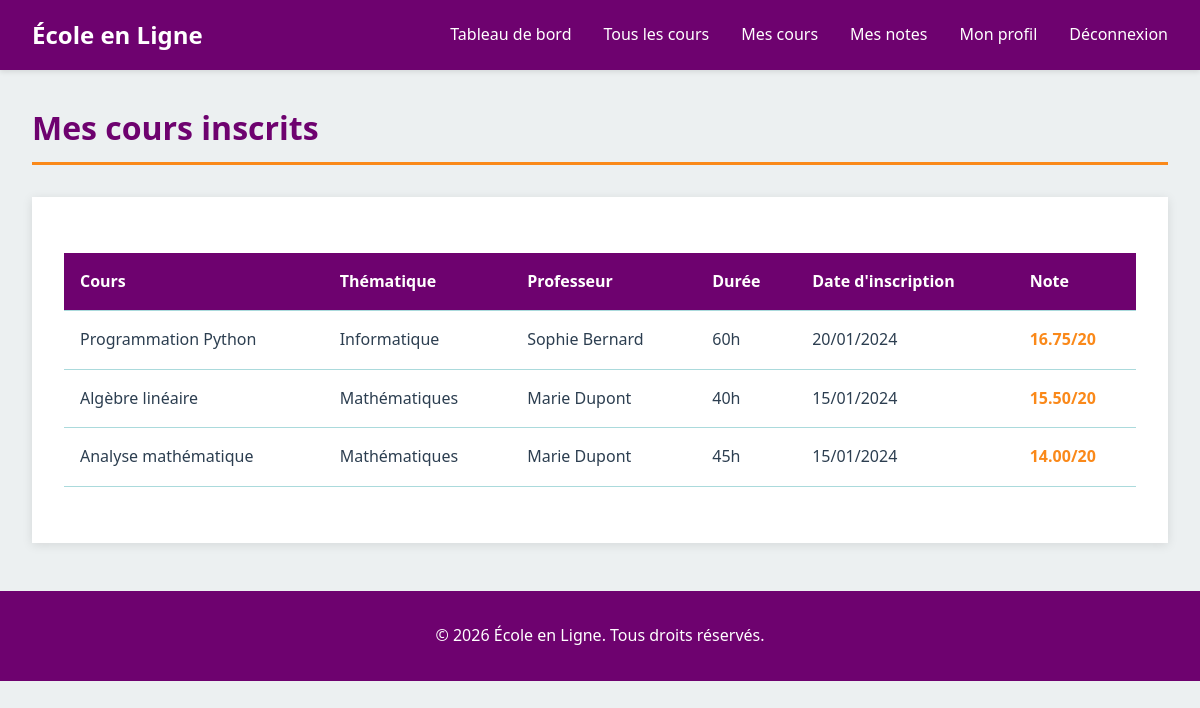
Page /student/my-courses (signed in) on the committed database.
### tables this page shows
CREATE TABLE inscription (
    id_inscription INT PRIMARY KEY AUTO_INCREMENT,
    id_etudiant INT NOT NULL,
    id_cours INT NOT NULL,
    date_inscription_cours DATE NOT NULL,
    note DECIMAL(5,2) NULL CHECK (note BETWEEN 0 AND 20),
    UNIQUE (id_etudiant, id_cours),
    FOREIGN KEY (id_etudiant) REFERENCES etudiant(id_etudiant) ON DELETE CASCADE,
    FOREIGN KEY (id_cours) REFERENCES cours(id_cours) ON DELETE CASCADE
);

CREATE TABLE cours (
    id_cours INT PRIMARY KEY AUTO_INCREMENT,
    id_professeur INT NOT NULL,
    thematique VARCHAR(100) NOT NULL,
    intitule VARCHAR(255) NOT NULL,
    description TEXT NOT NULL,
    duree_heures INT NOT NULL,
    created_at TIMESTAMP DEFAULT CURRENT_TIMESTAMP,
    FOREIGN KEY (id_professeur) REFERENCES professeur(id_professeur) ON DELETE CASCADE
);

CREATE TABLE professeur (
    id_professeur INT PRIMARY KEY AUTO_INCREMENT,
    id_user INT NOT NULL,
    nom VARCHAR(100) NOT NULL,
    prenom VARCHAR(100) NOT NULL,
    specialite VARCHAR(100) NOT NULL,
    bio TEXT NULL,
    photo VARCHAR(255) NULL,
    FOREIGN KEY (id_user) REFERENCES user(id_user) ON DELETE CASCADE
);

### controllers/StudentController.php (called while the page is built, shortened)
<?php
require_once __DIR__ . '/../models/Student.php';
class StudentController {
    public function myCourses() {
        $studentModel = new Student();
        $student = $studentModel->getByUserId($_SESSION['user_id']);
        $enrolledCourses = $studentModel->getEnrolledCourses($student['id_etudiant']);
        require_once __DIR__ . '/../views/student/my_courses.php';
    }
}
?>

### models/student.php (called while the page is built, shortened)
<?php
require_once __DIR__ . '/../config/Database.php';
class Student {
    private $conn;
    private $table = 'etudiant';
    public function __construct() {
        $database = new Database();
        $this->conn = $database->getConnection();
    }
    public function getByUserId($userId) {
        $query = "SELECT * FROM " . $this->table . " WHERE id_user = :id_user";
        $stmt = $this->conn->prepare($query);
        $stmt->bindParam(':id_user', $userId);
        $stmt->execute();
        return $stmt->fetch();
    }
    public function getEnrolledCourses($studentId) {
        $query = "SELECT c.*, p.nom as prof_nom, p.prenom as prof_prenom, i.note, i.date_inscription_cours
                  FROM inscription i
                  JOIN cours c ON i.id_cours = c.id_cours
                  JOIN professeur p ON c.id_professeur = p.id_professeur
                  WHERE i.id_etudiant = :id_etudiant
                  ORDER BY i.date_inscription_cours DESC";
        $stmt = $this->conn->prepare($query);
        $stmt->bindParam(':id_etudiant', $studentId);
        $stmt->execute();
        return $stmt->fetchAll();
    }
}
?>

### config/database.php (called while the page is built)
<?php
class Database {
    private $host = DB_HOST;
    private $db_name = DB_NAME;
    private $username = DB_USER;
    private $password = DB_PASS;
    private $conn = null;
    public function getConnection() {
        if ($this->conn === null) {
            try {
                $this->conn = new PDO(
                    "mysql:host=" . $this->host . ";dbname=" . $this->db_name . ";charset=utf8mb4",
                    $this->username,
                    $this->password
                );
                $this->conn->setAttribute(PDO::ATTR_ERRMODE, PDO::ERRMODE_EXCEPTION);
                $this->conn->setAttribute(PDO::ATTR_DEFAULT_FETCH_MODE, PDO::FETCH_ASSOC);
            } catch(PDOException $e) {
                die("Erreur de connexion : " . $e->getMessage());
            }
        }
        return $this->conn;
    }
}
?>

### views/student/my_courses.php (the view, shortened to what this page needs)
<?php
require_once __DIR__ . '/../layout/header.php';
?>
<div class="container">
    <h1>Mes cours inscrits</h1>
    <div class="content-wrapper">
        <?php if (empty($enrolledCourses)): ?>
            <div class="alert alert-info">
                Vous n'êtes inscrit à aucun cours.
                <a href="<?php echo BASE_URL; ?>/student/courses">Parcourir les cours disponibles</a>
            </div>
        <?php else: ?>
            <table>
                <thead>
                    <tr>
                        <th>Cours</th>
                        <th>Thématique</th>
                        <th>Professeur</th>
                        <th>Durée</th>
                        <th>Date d'inscription</th>
                        <th>Note</th>
                    </tr>
                </thead>
                <tbody>
                    <?php foreach ($enrolledCourses as $course): ?>
                        <tr>
                            <td><?php echo htmlspecialchars($course['intitule']); ?></td>
                            <td><?php echo htmlspecialchars($course['thematique']); ?></td>
                            <td><?php echo htmlspecialchars($course['prof_prenom'] . ' ' . $course['prof_nom']); ?></td>
                            <td><?php echo $course['duree_heures']; ?>h</td>
                            <td><?php echo date('d/m/Y', strtotime($course['date_inscription_cours'])); ?></td>
                            <td>
                                <?php if ($course['note']): ?>
                                    <strong class="text-highlight"><?php echo number_format($course['note'], 2); ?>/20</strong>
                                <?php else: ?>
                                    <span class="text-danger">Non notée</span>
                                <?php endif; ?>
                            </td>
                        </tr>
                    <?php endforeach; ?>
                </tbody>
            </table>
        <?php endif; ?>
    </div>
</div>
<?php require_once __DIR__ . '/../layout/footer.php'; ?>

### public/css/style.css (style rules this page uses)
:root { --primary: #6E026F; --secondary: #ABDADC; --accent: #F1E6C9; --highlight: #FA891A; --dark: #2c3e50; --light: #ecf0f1; --white: #ffffff; --gray: #95a5a6; --success: #27ae60; --danger: #e74c3c; }
* { margin: 0; padding: 0; box-sizing: border-box; }
body { font-family: 'Segoe UI', Tahoma, Geneva, Verdana, sans-serif; line-height: 1.6; color: var(--dark); background-color: var(--light); }
.container { max-width: 1200px; margin: 2rem auto; padding: 0 2rem; }
.content-wrapper { background-color: var(--white); padding: 2rem; margin: 2rem 0; box-shadow: 0 2px 10px rgba(0,0,0,0.1); }
h1 { color: var(--primary); margin-bottom: 1.5rem; font-size: 2rem; border-bottom: 3px solid var(--highlight); padding-bottom: 0.5rem; }
table { width: 100%; border-collapse: collapse; margin: 1.5rem 0; background-color: var(--white); }
thead { background-color: var(--primary); color: var(--white); }
th, td { padding: 1rem; text-align: left; border-bottom: 1px solid var(--secondary); }
.text-highlight { color: var(--highlight); }

### rows in the picture
inscription: id_cours.intitule "Programmation Python", id_cours.thematique "Informatique", professeur.prenom+nom "Sophie Bernard", id_cours.duree_heures "60", date_inscription_cours "20/01/2024", note "16.75"
inscription: id_cours.intitule "Algèbre linéaire", id_cours.thematique "Mathématiques", professeur.prenom+nom "Marie Dupont", id_cours.duree_heures "40", date_inscription_cours "15/01/2024", note "15.50"
inscription: id_cours.intitule "Analyse mathématique", id_cours.thematique "Mathématiques", professeur.prenom+nom "Marie Dupont", id_cours.duree_heures "45", date_inscription_cours "15/01/2024", note "14.00"
